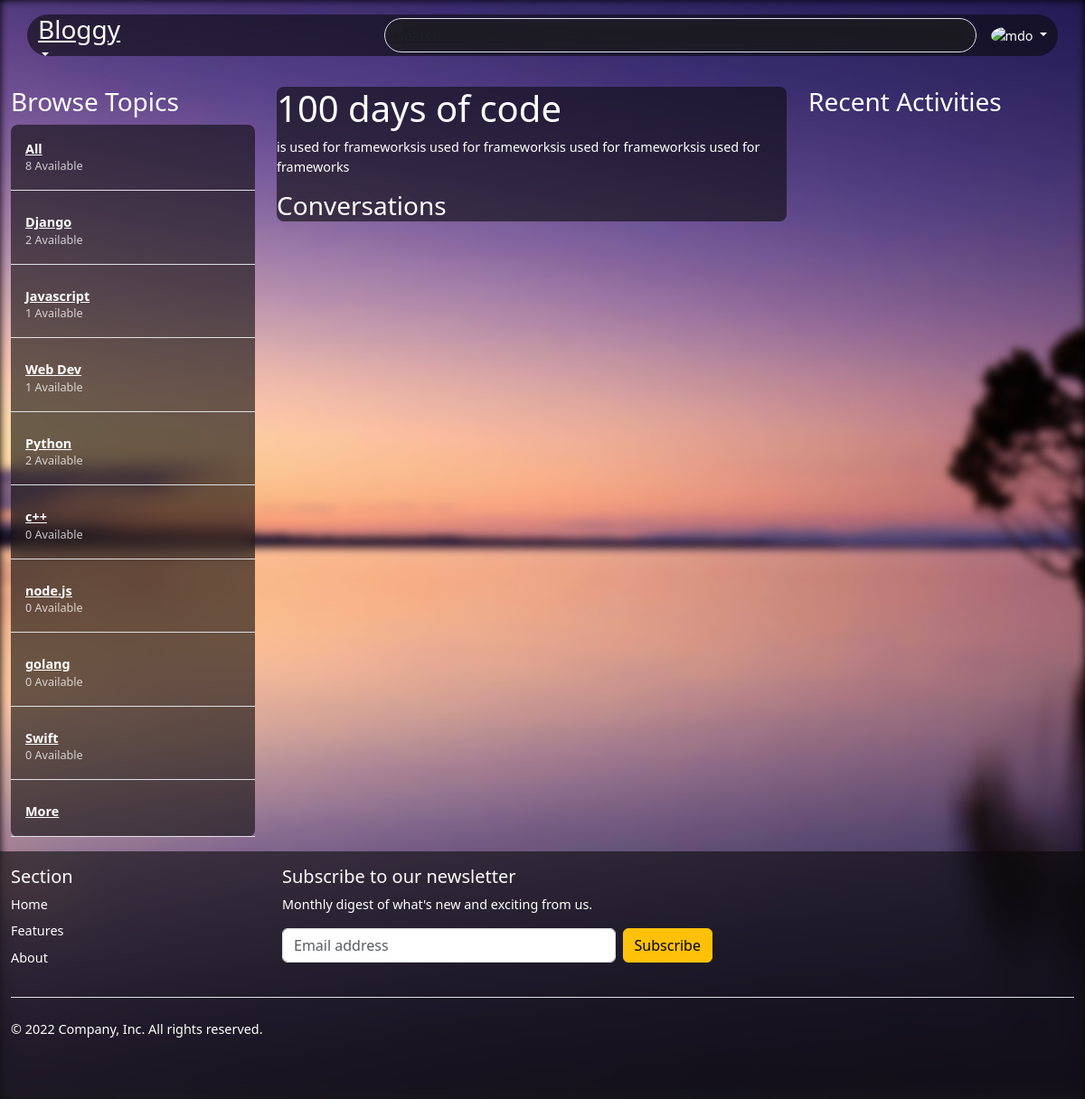
Screenshot of /post/2 with the database file from the repository.
### base/models.py (models this page shows, shortened)
class Topic(models.Model):
    name = models.CharField(max_length=100)

class Post(models.Model):
    user = models.ForeignKey(User, on_delete=models.SET_NULL, null=True)
    topic = models.ForeignKey(Topic, on_delete=models.SET_NULL, null=True)
    name = models.CharField(max_length=200)
    description = models.TextField(null=True, blank=True)
    participants = models.ManyToManyField(User, related_name='participants', blank=True)
    updated = models.DateTimeField(auto_now=True)
    created = models.DateTimeField(auto_now_add=True)
    class Meta:
        ordering = ['-updated', 'created']

### base/views.py (the view)
# urls.py: path('post/<str:pk>', views.post, name='post'),
def post(req, pk):
    post = Post.objects.get(id=pk)
    topics = Topic.objects.all()
    pmessages = post.message_set.all().order_by('-created')
    participants = post.participants.all()
    if req.method == 'POST':
        message = Message.objects.create(
            user=req.user, post=post, body = req.POST.get('body')
        )
        return redirect('post', pk=post.id)
    context = {
        'post': post,
        'pmessages':pmessages,
        'topics':topics,
        'participants':participants,
            }
    return render(req, 'base/post.html', context)

### base/templates/base/post.html (shortened to what this page needs)
{% extends 'base.html' %} {% block content %}
<main class="container-fluid row mb-3">
    <aside class="col-lg-3 col-md-3 d-none d-md-block">
        {% include 'base/topics_component.html' %}
    </aside>
    <section class="col-lg-6 col-md-9 col-sm-12 text-white">
        <div class="bgradient rounded-3">
            <h1>{{ post.name }}</h1>
            <p>{{post.description}}</p>
            <div class="rounded-3">
                <h3>Conversations</h3>
            </div>
        </div>
    </section>
    <aside class="col-lg-3 d-none d-lg-block">
        {% include 'base/activity_component.html' %}
    </aside>
</main>
{% endblock %}

### base/templates/base/topics_component.html (shortened to what this page needs)
<div>
    <h3>Browse Topics</h3>
    <div class=" d-grid gap-2 w-auto bgradient rounded-3">
        <div class="position-relative p-3 border-bottom">
            <strong class="fw-semibold">   <a href="{% url 'home' %}" class="text-white">All</a></strong>
            <span class="d-block text-white small opacity-75 ">{{topics.count}} Available</span>
        </div>
        {% for topic in topics %}
        <div class="position-relative  p-3 border-bottom ">
            <strong class="fw-semibold"> <a href="{% url 'home' %}?q={{topic.name}}" class="text-white">{{topic.name}} </a></strong>
            <span class="d-block text-white small opacity-75">{{topic.post_set.all.count}} Available</span>
        </div>
        {% endfor %}
        <div class="position-relative  p-3 border-bottom ">
            <strong class="fw-semibold"><a href="{% url 'topics' %}" class="text-white">More
            </a></strong>
        </div>
    </div>
</div>

### templates/base.html (style rules this page uses)
body { background-color: black; font-size: 0.9em; }
h3 { color: white; }
.bgradient { background-color: rgba(10, 10, 10, 0.6); backdrop-filter: blur(10px); }

### rows the page displays
Topic: name "Django", post_set.all.count "2"
Topic: name "Javascript", post_set.all.count "1"
Topic: name "Web Dev", post_set.all.count "1"
Topic: name "Python", post_set.all.count "2"
Topic: name "c++", post_set.all.count "0"
Topic: name "node.js", post_set.all.count "0"
Topic: name "golang", post_set.all.count "0"
Topic: name "Swift", post_set.all.count "0"
Post: name "100 days of code", description "is used for frameworksis used for frameworksis used for frameworksis used for frameworks"

### other values shown
{{ topics.count }} "8"
